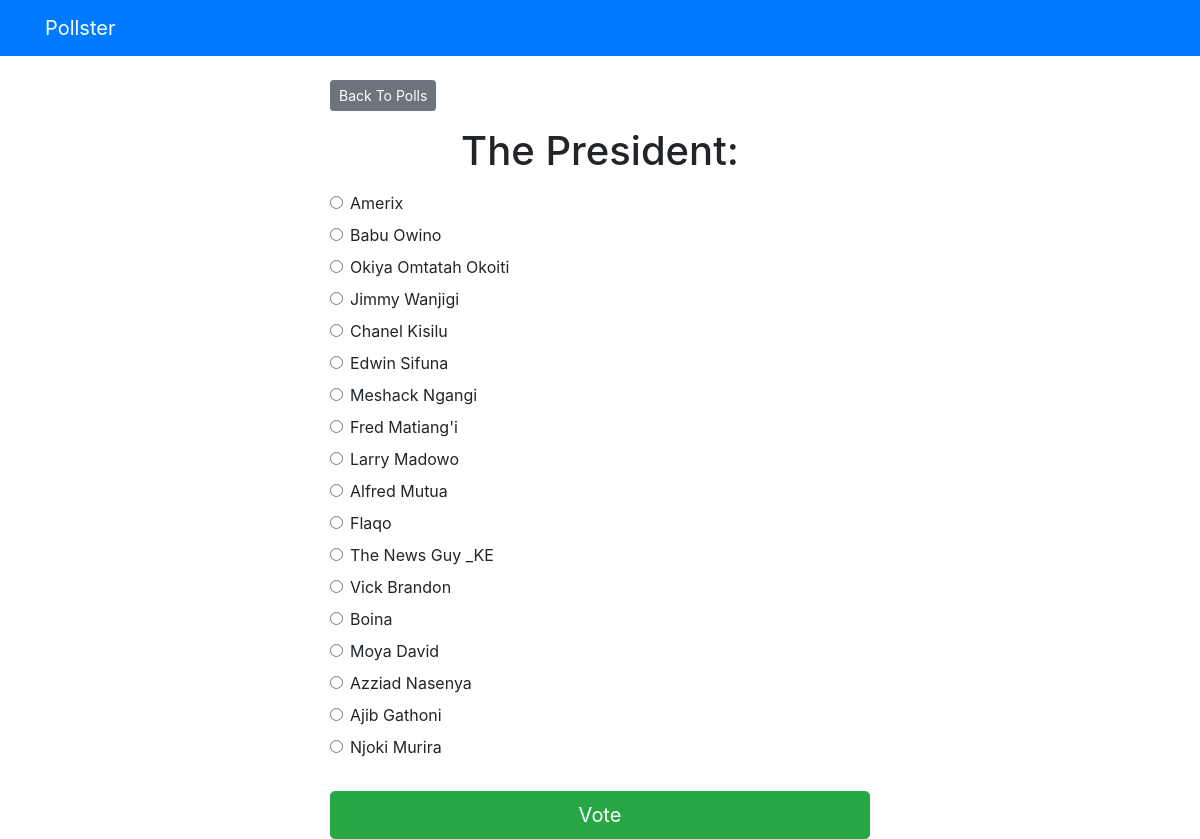
Page /polls/3/ on the committed database.
### polls/models.py (models this page shows, shortened)
class Question(models.Model):
    question_text = models.CharField(max_length=200)
    pub_date = models.DateTimeField('date published')

class Choice(models.Model):
    question = models.ForeignKey(Question, on_delete=models.CASCADE)
    choice_text = models.CharField(max_length=200)
    votes = models.IntegerField(default=0)

### polls/views.py (the view)
# urls.py: path('<int:question_id>/', views.detail, name='detail'),
def detail(request, question_id):
  try:
    question = Question.objects.get(pk=question_id)
  except Question.DoesNotExist:
    raise Http404("Question does not exist")
  return render(request, 'polls/detail.html', { 'question': question })

### templates/polls/detail.html (shortened to what this page needs)
{% extends 'base.html' %}
{% block content %}
<a class="btn btn-secondary btn-sm mb-3" href="{% url 'polls:index' %}">Back To Polls</a>
<h1 class="text-center mb-3">{{ question.question_text }}</h1>
<form action="{% url 'polls:vote' question.id %}" method="post">
	{% for choice in question.choice_set.all %}
		<div class="form-check">
			<input
				type="radio"
				name="choice"
				class="form-check-input"
				id="choice{{ forloop.counter }}"
				value="{{ choice.id }}"
			/>
			<label for="choice{{ forloop.counter }}">{{ choice.choice_text }}</label
			>
		</div>
	{% endfor %}
	<input type="submit" value="Vote" class="btn btn-success btn-lg btn-block mt-4" />
</form>
{% endblock %}

### rows in the picture
Question: question_text "The President:"
Choice: choice_text "Amerix"
Choice: choice_text "Babu Owino"
Choice: choice_text "Okiya Omtatah Okoiti"
Choice: choice_text "Jimmy Wanjigi"
Choice: choice_text "Chanel Kisilu"
Choice: choice_text "Edwin Sifuna"
Choice: choice_text "Meshack Ngangi"
Choice: choice_text "Fred Matiang'i"
Choice: choice_text "Larry Madowo"
Choice: choice_text "Alfred Mutua"
Choice: choice_text "Flaqo"
Choice: choice_text "The News Guy _KE"
Choice: choice_text "Vick Brandon"
Choice: choice_text "Boina"
Choice: choice_text "Moya David"
Choice: choice_text "Azziad Nasenya"
Choice: choice_text "Ajib Gathoni"
Choice: choice_text "Njoki Murira"
